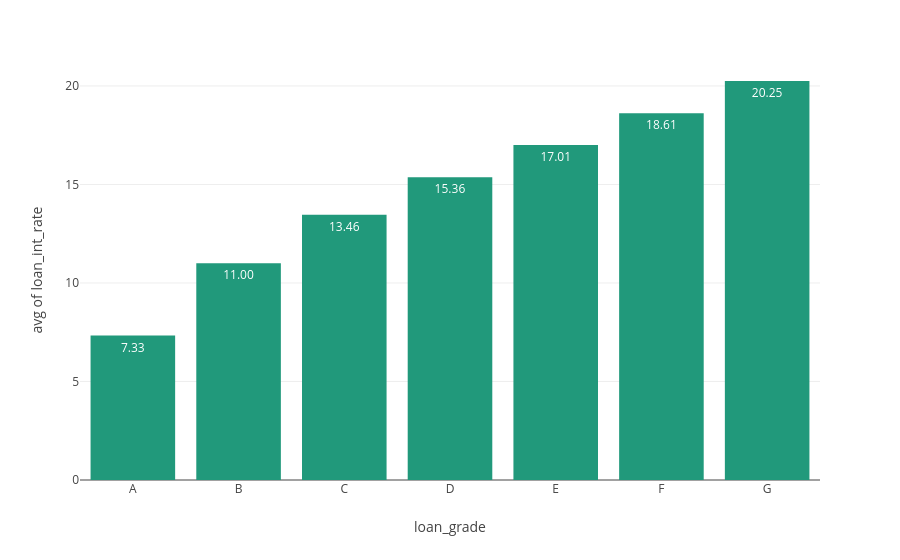

Notebook code cell kept with this figure:
### Markdown cell above
# chart between interest_rate and grades

### Code cell
fig_3 = px.histogram(df, x="loan_grade", y="loan_int_rate",
                     histfunc="avg", text_auto=".2f",color_discrete_sequence=["#21997B"],
                     category_orders={"loan_grade": ["A", "B", "C", "D", "E", "F", "G"]})
fig_3

# This chart shows that the interest rate goes up with every grade

### Figure 1 — Plotly figure (JSON) as saved in the notebook; plotly's stock layout.template omitted (floating-point values rounded to 4 significant figures; data arrays with more than 128 entries replaced by an {"elided": "..."} marker saying what was removed)
{"data": [{"bingroup": "x", "histfunc": "avg", "hovertemplate": "loan_grade=%{x}<br>avg of loan_int_rate=%{y}<extra></extra>", "legendgroup": "", "marker": {"color": "#21997B", "pattern": {"shape": ""}}, "name": "", "orientation": "v", "showlegend": false, "texttemplate": "%{value:.2f}", "type": "histogram", "x": {"elided": "32409 str values"}, "xaxis": "x", "y": {"elided": "32409 float values"}, "yaxis": "y"}], "layout": {"barmode": "relative", "legend": {"tracegroupgap": 0}, "margin": {"t": 60}, "xaxis": {"anchor": "y", "categoryarray": ["A", "B", "C", "D", "E", "F", "G"], "categoryorder": "array", "domain": [0, 1], "title": {"text": "loan_grade"}}, "yaxis": {"anchor": "x", "domain": [0, 1], "title": {"text": "avg of loan_int_rate"}}}}
